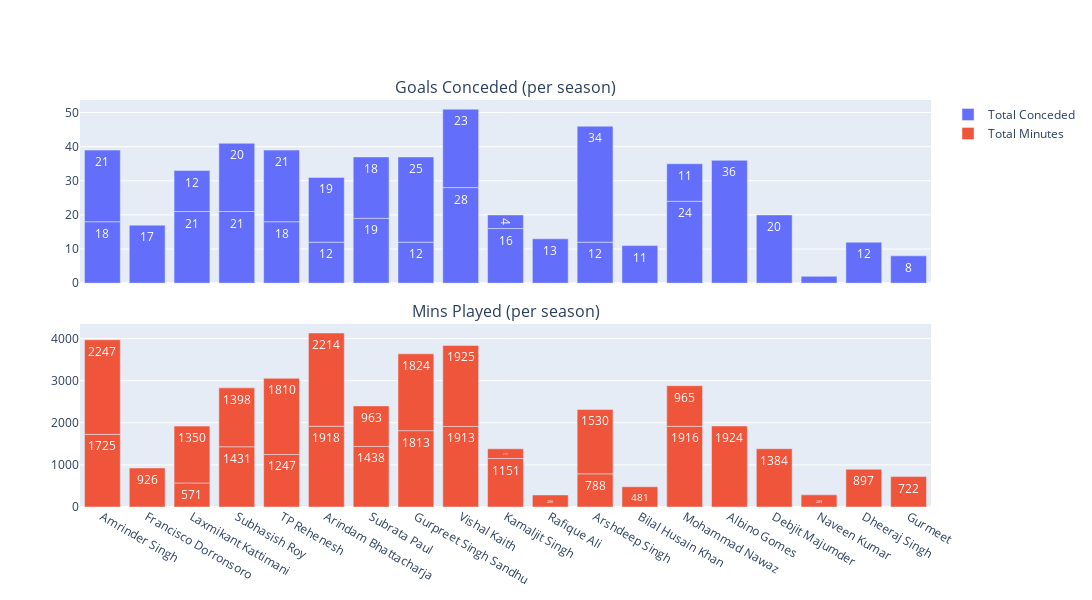

Write notebook code for a chart like this one.
### Markdown cell above
#### Goals Conceded vs mins played using subplots

### Code cell
# Create an empty subplot:
fig = make_subplots(rows=2, cols=1,
                    shared_xaxes=True,
                    vertical_spacing=0.1,
                    subplot_titles=("Goals Conceded (per season)","Mins Played (per season)"))
# Add bar plot for goals conceded in 1st subplot:
fig.add_trace(go.Bar(x=gk_df_mins_df["short_name"],
                     y=gk_df_mins_df["events.goals_conceded"],
                     text=gk_df_mins_df["events.goals_conceded"],
                     textposition="inside",
                     name="Total Conceded"),
              row=1, col=1)
# Add bar plot for minutes played in 2nd subplot:
fig.add_trace(go.Bar(x=gk_df_mins_df["short_name"],
                     y=gk_df_mins_df["actual_minutes_played"],
                     text=gk_df_mins_df["actual_minutes_played"],
                     textposition="inside",
                     insidetextfont={"color": "white"},
                     name="Total Minutes"),
              row=2, col=1)
# Additional plot parameters:
fig.update_layout(height=600, width=1500,
                  showlegend=True)
fig.show()

### Figure 1 — Plotly figure (JSON) as saved in the notebook; plotly's stock layout.template omitted (floating-point values rounded to 4 significant figures)
{"data": [{"name": "Total Conceded", "text": [18, 17, 21, 21, 18, 12, 19, 12, 28, 16, 13, 12, 11, 24, 21, 12, 20, 21, 19, 18, 25, 36, 20, 23, 2, 4, 12, 34, 11, 8], "textposition": "inside", "type": "bar", "x": ["Amrinder Singh", "Francisco Dorronsoro", "Laxmikant Kattimani", "Subhasish Roy", "TP Rehenesh", "Arindam Bhattacharja", "Subrata Paul", "Gurpreet Singh Sandhu", "Vishal Kaith", "Kamaljit Singh", "Rafique Ali", "Arshdeep Singh", "Bilal Husain Khan", "Mohammad Nawaz", "Amrinder Singh", "Laxmikant Kattimani", "Subhasish Roy", "TP Rehenesh", "Arindam Bhattacharja", "Subrata Paul", "Gurpreet Singh Sandhu", "Albino Gomes", "Debjit Majumder", "Vishal Kaith", "Naveen Kumar", "Kamaljit Singh", "Dheeraj Singh", "Arshdeep Singh", "Mohammad Nawaz", "Gurmeet"], "xaxis": "x", "y": [18, 17, 21, 21, 18, 12, 19, 12, 28, 16, 13, 12, 11, 24, 21, 12, 20, 21, 19, 18, 25, 36, 20, 23, 2, 4, 12, 34, 11, 8], "yaxis": "y"}, {"insidetextfont": {"color": "white"}, "name": "Total Minutes", "text": [1725, 926, 571, 1431, 1247, 1918, 1438, 1813, 1913, 1151, 286, 788, 481, 1916, 2247, 1350, 1398, 1810, 2214, 963, 1824, 1924, 1384, 1925, 289, 231, 897, 1530, 965, 722], "textposition": "inside", "type": "bar", "x": ["Amrinder Singh", "Francisco Dorronsoro", "Laxmikant Kattimani", "Subhasish Roy", "TP Rehenesh", "Arindam Bhattacharja", "Subrata Paul", "Gurpreet Singh Sandhu", "Vishal Kaith", "Kamaljit Singh", "Rafique Ali", "Arshdeep Singh", "Bilal Husain Khan", "Mohammad Nawaz", "Amrinder Singh", "Laxmikant Kattimani", "Subhasish Roy", "TP Rehenesh", "Arindam Bhattacharja", "Subrata Paul", "Gurpreet Singh Sandhu", "Albino Gomes", "Debjit Majumder", "Vishal Kaith", "Naveen Kumar", "Kamaljit Singh", "Dheeraj Singh", "Arshdeep Singh", "Mohammad Nawaz", "Gurmeet"], "xaxis": "x2", "y": [1725, 926, 571, 1431, 1247, 1918, 1438, 1813, 1913, 1151, 286, 788, 481, 1916, 2247, 1350, 1398, 1810, 2214, 963, 1824, 1924, 1384, 1925, 289, 231, 897, 1530, 965, 722], "yaxis": "y2"}], "layout": {"annotations": [{"font": {"size": 16}, "showarrow": false, "text": "Goals Conceded (per season)", "x": 0.5, "xanchor": "center", "xref": "paper", "y": 1, "yanchor": "bottom", "yref": "paper"}, {"font": {"size": 16}, "showarrow": false, "text": "Mins Played (per season)", "x": 0.5, "xanchor": "center", "xref": "paper", "y": 0.45, "yanchor": "bottom", "yref": "paper"}], "height": 600, "showlegend": true, "width": 1500, "xaxis": {"anchor": "y", "domain": [0, 1], "matches": "x2", "showticklabels": false}, "xaxis2": {"anchor": "y2", "domain": [0, 1]}, "yaxis": {"anchor": "x", "domain": [0.55, 1]}, "yaxis2": {"anchor": "x2", "domain": [0, 0.45]}}}
